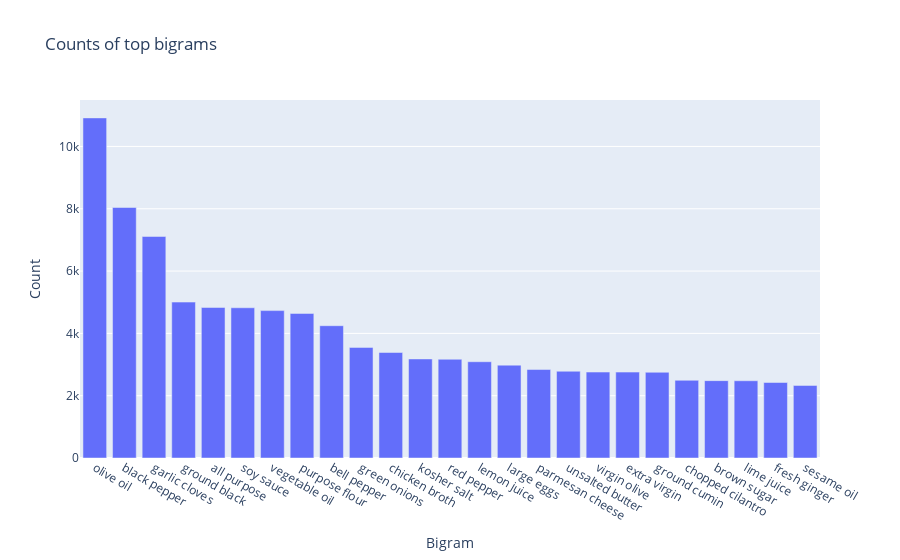

The cell this chart's notebook holds for it:
### Code cell
fig = px.bar(bigram_fig, x= 'Words', y='Frequency', title='Counts of top bigrams', labels={'Words': 'Bigram', 'Frequency': 'Count'})
fig.show()

### Figure 1 — Plotly figure (JSON) as saved in the notebook; plotly's stock layout.template omitted (floating-point values rounded to 4 significant figures)
{"data": [{"textposition": "auto", "hovertemplate": "Bigram=%{x}<br>Count=%{y}", "showlegend": false, "legendgroup": "", "name": "", "yaxis": "y", "y": [10916, 8040, 7110, 5004, 4831, 4822, 4731, 4640, 4246, 3550, 3386, 3179, 3169, 3090, 2980, 2840, 2784, 2758, 2757, 2751, 2494, 2483, 2479, 2423, 2329], "hoverlabel": {"namelength": 0}, "offsetgroup": "", "xaxis": "x", "marker": {"color": "#636efa"}, "x": ["olive oil", "black pepper", "garlic cloves", "ground black", "all purpose", "soy sauce", "vegetable oil", "purpose flour", "bell pepper", "green onions", "chicken broth", "kosher salt", "red pepper", "lemon juice", "large eggs", "parmesan cheese", "unsalted butter", "virgin olive", "extra virgin", "ground cumin", "chopped cilantro", "brown sugar", "lime juice", "fresh ginger", "sesame oil"], "alignmentgroup": "True", "type": "bar", "orientation": "v"}], "layout": {"yaxis": {"domain": [0, 1], "anchor": "x", "title": {"text": "Count"}}, "title": {"text": "Counts of top bigrams"}, "barmode": "relative", "xaxis": {"domain": [0, 1], "anchor": "y", "title": {"text": "Bigram"}}, "legend": {"tracegroupgap": 0}}}
